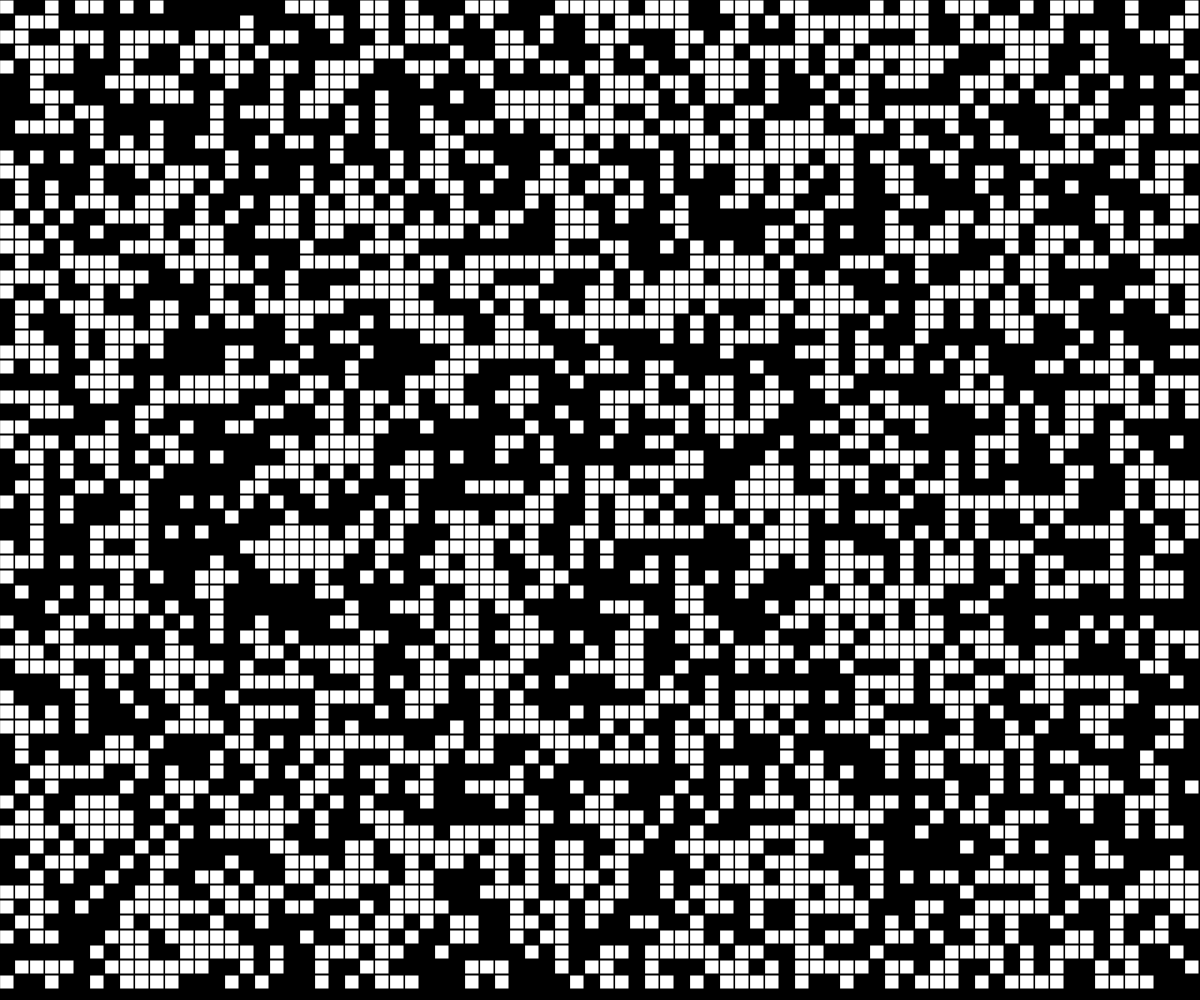
Frame 1 (no input)
Frame 60 (no input): identical to frame 1, image omitted
Frame 120 (the mouse pressed at the canvas centre since frame 60): identical to frame 1, image omitted

The p5.js sketch that drew this single still picture (run headless with seeded random() and noise() and a simulated clock; from frame 60 on, the mouse is pressed at the canvas centre):

// p5.js sketch
// ── sketch.js
const WIDTH = window.innerWidth
const HEIGHT = window.innerHeight
const BOX_SIZE = 15

const ROWS = Math.floor(HEIGHT / BOX_SIZE)
const COLS = Math.floor(WIDTH / BOX_SIZE)

let game

/**
 * Generates a 2D array with the specified number of rows and columns.
 *
 * @param {number} row - The number of rows in the 2D array
 * @param {number} columns - The number of columns in the 2D array
 * @return {Array} A 2D array with the specified number of rows and columns
 */
const make2DArray = (row, columns) => [...Array(row)].map(() => Array(columns))

class GameOfLife {
  constructor() {
    this.grid = new Array(COLS)
    for (let i = 0; i < this.grid.length; i++) {
      this.grid[i] = new Array(ROWS)
    }

    for (let i = 0; i < COLS; i++) {
      for (let j = 0; j < ROWS; j++) {
        this.grid[i][j] = Math.floor(random(2))
      }
    }
  }

  drawGrid() {
    for (let i = 0; i < COLS; i++) {
      for (let j = 0; j < ROWS; j++) {
        if (this.grid[i][j] === 1) {
          fill(255)
        } else {
          fill(0)
        }
        rect(i * BOX_SIZE, j * BOX_SIZE, BOX_SIZE - 1, BOX_SIZE - 1)
      }
    }
  }
}

function setup() {
  createCanvas(WIDTH, HEIGHT)
  frameRate(20)
  game = new GameOfLife()
}

function draw() {
  background(0)
  game.drawGrid()
}

// ── style.css
html,
body {
  margin: 0;
  padding: 0;
}

canvas {
  display: block;
  position: absolute;
  top: 50%;
  left: 50%;
  transform: translate(-50%, -50%);
}
